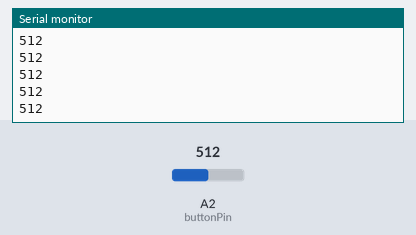
Simulated run of this sketch. Board: Arduino Uno, built with avr-gcc and run on an emulated ATmega328P. On the bench: the last lines printed to the serial monitor. The test bench sets the inputs (shaded band); at power-on: A2 (buttonPin) = 512.

Above: at 1.2 s.
1.3 s: A2 (buttonPin) set to 716
At 1.31 s:
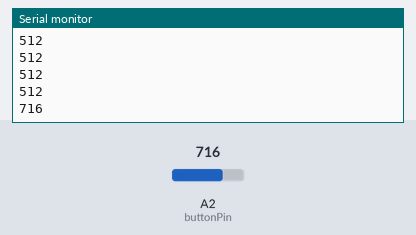
2.8 s: A2 (buttonPin) set to 900
At 2.81 s:
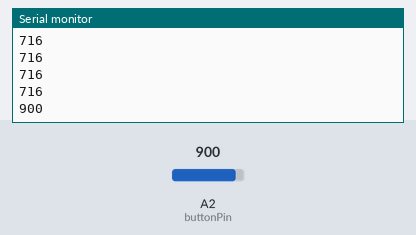
Timing chart, 0 to 5.8 s (numbered marks = the images above; inputs shaded):
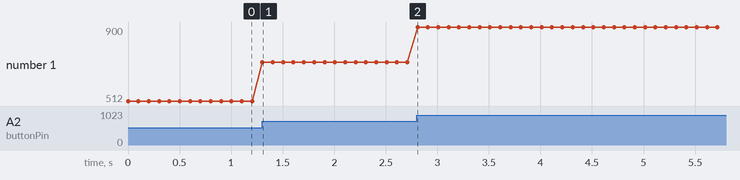

The sketch:

arduino.ino
```cpp
const int buttonPin = 2;

int buttonState = 0;
int counter = 0;
boolean pressed = false;
void setup(){
   Serial.begin(9600);
}

void loop(){
    Serial.println(analogRead(buttonPin));
    delay(100);
}
```

Measured:
- after the input at 1.3 s, the serial monitor: prints a new line at once (image 1)
- after the input at 2.8 s, the serial monitor: prints a new line at once (image 2)
- plotted number 1: 512 → 716 after the input at 1.3 s, 716 → 900 after the input at 2.8 s
